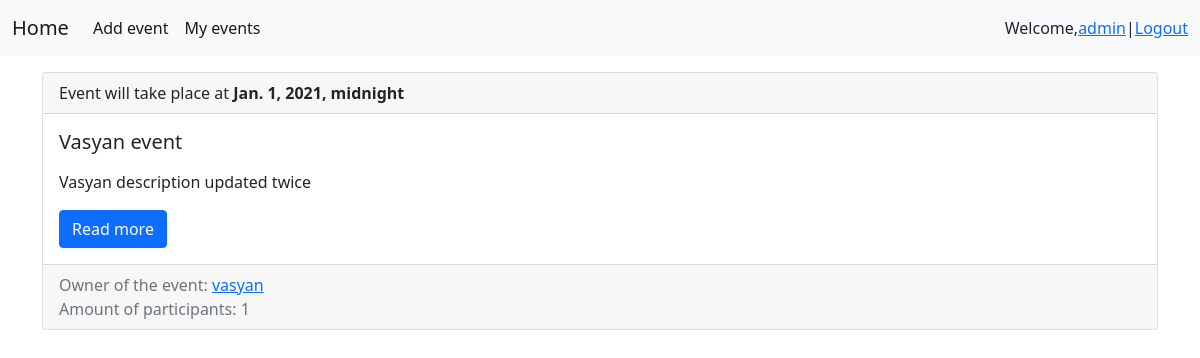
Screenshot of /my_events/ (signed in) with the database file from the repository.
### events/models.py (models this page shows, shortened)
class CustomUser(AbstractUser):
    def save(self, *args, **kwargs):
        self.username = self.email.split('@')[0]
        super().save(*args, **kwargs)

class Event(models.Model):
    title = models.CharField(max_length=150, verbose_name='Name')
    description = models.TextField()
    event_date = models.DateTimeField()
    created_at = models.DateTimeField(auto_now_add=True)
    owner = models.ForeignKey(CustomUser, on_delete=models.CASCADE)
    visitors = models.ManyToManyField(CustomUser, related_name='visitors')
    def get_absolute_url(self):
        return reverse('view_event', kwargs={"event_id": self.pk})
    class Meta:
        verbose_name = 'event'
        verbose_name_plural = 'events'
        ordering = ['event_date']

### events/views.py (the view)
# urls.py: path('my_events/', MyEventsView.as_view(), name='my_events')
class MyEventsView(LoginRequiredMixin, ListView):
    model = Event
    template_name = 'events/my_events.html'
    paginate_by = 3
    def get(self, request, *args, **kwargs):
        events = Event.objects.filter(visitors__id=request.user.id)
        return render(request, self.template_name, {'events': events})

### events/templatetags/events_tags.py (called while the page is built)
@register.simple_tag()
def get_count(event):
    return (event.visitors.all()).count()

### events/templates/events/my_events.html
{% extends "base.html" %}
{% load events_tags %}
{% block content %}
{% if events %}
<div class="col-md-12">
    {% for item in events %}
    <div class="card mb-3">
        <div class="card-header">
            Event will take place at <b>{{item.event_date}}</b>
        </div>
        <div class="card-body">
            <div class="media">
                <div class="media-body">
                    <h5 class="card-title">{{item.title}}</h5>
                    <p class="card-text">{{item.description|linebreaks|truncatewords:50}}</p>
                    <a href="{{ item.get_absolute_url }}" class="btn btn-primary">Read more</a>
                </div>
            </div>
        </div>
        <div class="card-footer text-muted">
            Owner of the event: <a href="{% url 'profile' item.owner.username %}"> {{ item.owner }} </a> <br>
            Amount of participants: {% get_count item %}
        </div>
    </div>
    {% endfor %}
</div>
{% else %}
<h1>You have not registered for any event yet</h1>
<h2>You can see the list of events <a href="{% url 'home' %}">here</a></h2>
{% endif %}
{% endblock %}

### templates/inc/_nav.html (shortened to what this page needs)
<nav class="navbar navbar-expand-lg navbar-light bg-light">
    <div class="container-fluid">
        <a class="navbar-brand" href="{% url 'home' %}">Home</a>
        <div class="collapse navbar-collapse" id="navbarNav">
            <ul class="navbar-nav">
                {% if request.user.is_authenticated %}
                <li class="nav-item">
                    <a class="nav-link active" aria-current="page" href="{% url 'add_event' %}">Add event</a>
                </li>
                <li class="nav-item">
                    <a class="nav-link active" aria-current="page" href="{% url 'my_events' %}">My events</a>
                </li>
                {% endif %}
            </ul>
        </div>
        {% if request.user.is_authenticated %}
        Welcome, <a href="{% url 'profile' request.user.username %}"> {{ user.username }}</a> | <a
            href="{% url 'account_logout' %}">Logout</a>
        {% else %}
        <span class="navbar-text">
            <a href="{% url 'account_signup' %}">Register</a> | <a href="{% url 'account_login' %}">Login</a>
        </span>
        {% endif %}
    </div>
</nav>

### rows the page displays
CustomUser: username "admin"
Event: event_date "Jan. 1, 2021, midnight", title "Vasyan event", description "Vasyan description updated twice", owner "vasyan", id "1"
